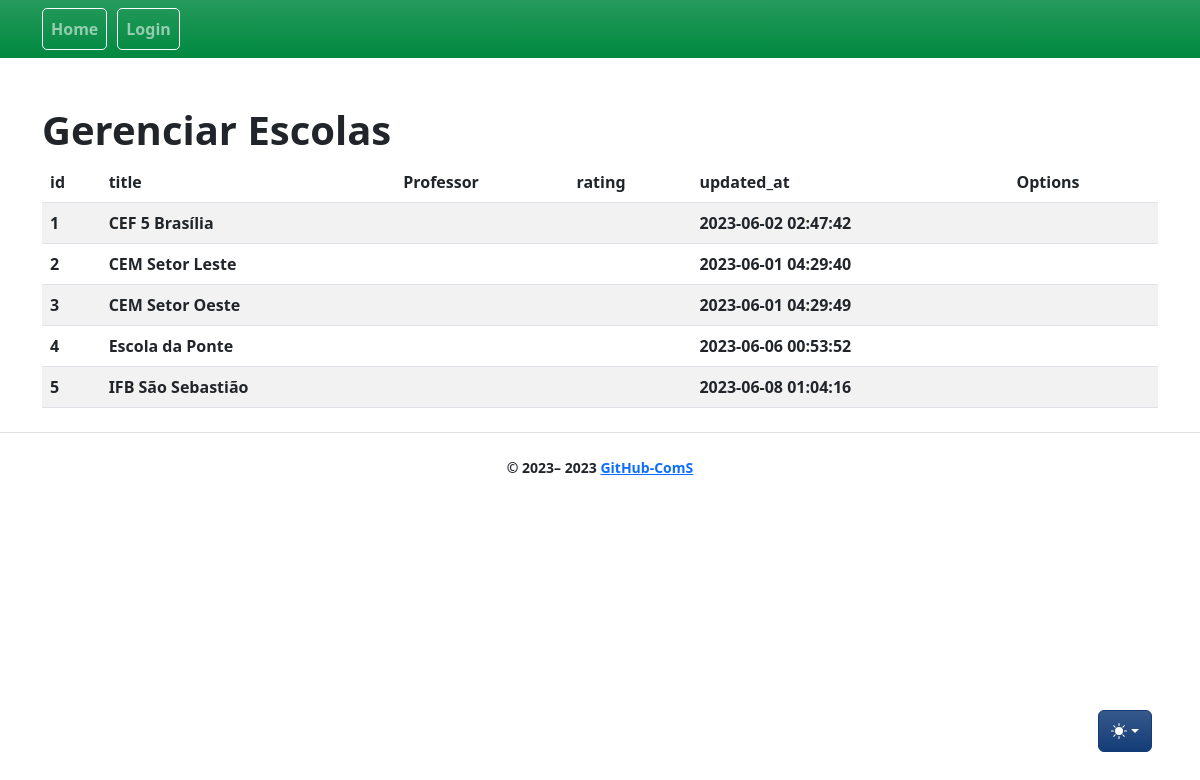
Screenshot of /schools/ with the database file from the repository.
### app/models/school.py (models this page shows, shortened)
class School(db.Model):
    __tablename__ = "school"
    id = db.Column(db.Integer, primary_key=True)
    title = db.Column(db.String)
    rating = db.Column(db.String)
    description = db.Column(db.String)
    release_date = db.Column(db.DateTime)
    created_at = db.Column(db.DateTime, nullable=False, default=func.now())
    updated_at = db.Column(
        db.DateTime, nullable=False, default=func.now(), onupdate=func.now()
        )

### app/controllers/schools_controllers.py (the view)
@bp.route("/", methods=["GET"])
def index():
    schools = School.query.all()
    return render_template(_j.index, entities=schools, **properties)

### app/templates/schools/index.jinja2 (shortened to what this page needs)
{% extends "base.jinja2" %}
{% from 'bootstrap5/utils.html' import render_icon %}
{% from 'macros/component_confirm_modal.jinja2' import confirmModalMacro, confirmModalScript %}
{% block head %}
{{ super() }}
{% endblock %}
{% block content %}
<div class="table-wrapper">
    <div class="table-title">
        <div class="row">
            <div class="col-sm-6">
                <h1>Gerenciar {{collection_name}}</h1>
            </div>
            <div class="col-sm-6">
            </div>
        </div>
    </div>
    <table class="table table-striped table-hover">
        <thead>
            <tr>
                {% for field in list_fields %}
                <th>{{ field }}</th>
                {% endfor %}
                <th>Options</th>
            </tr>
        </thead>
        <tbody>
            {% for entity in entities %}
            <tr>
                {% for field in list_fields %}
                <td>{{ entity[field] }}</td>
                {% endfor %}
                <td>
                    <a class="btn" href="{{ url_for('schools.show', id=entity.id) }}" title="View"> {{
                        render_icon('search') }} </a>
                </td>
            </tr>
            {% endfor %}
        </tbody>
    </table>
</div>
{% endblock %}

### rows the page displays
School: id "1" "CEF 5 Brasília" "2023-06-02 02:47:42"
School: id "2" "CEM Setor Leste" "2023-06-01 04:29:40"
School: id "3" "CEM Setor Oeste" "2023-06-01 04:29:49"
School: id "4" "Escola da Ponte" "2023-06-06 00:53:52"
School: id "5" "IFB São Sebastião" "2023-06-08 01:04:16"

### other values shown
{{ render_nav_item('main.index', 'Home') }} "Home"
{{ render_nav_item('auth.login', 'Login') }} "Login"
{{ collection_name }} "Escolas"
{{ field }} "id" "title" "Professor" "rating" "updated_at"
